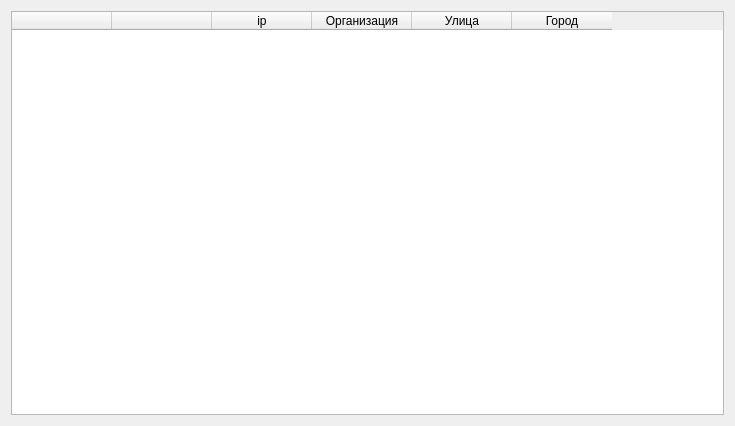
<?xml version="1.0" encoding="UTF-8"?>
<ui version="4.0">
 <class>Form</class>
 <widget class="QWidget" name="Form">
  <property name="geometry">
   <rect>
    <x>0</x>
    <y>0</y>
    <width>735</width>
    <height>426</height>
   </rect>
  </property>
  <property name="minimumSize">
   <size>
    <width>735</width>
    <height>426</height>
   </size>
  </property>
  <property name="windowTitle">
   <string>Настройка ip</string>
  </property>
  <property name="windowIcon">
   <iconset resource="res.qrc">
    <normaloff>:/ico/Python.ico</normaloff>:/ico/Python.ico</iconset>
  </property>
  <layout class="QGridLayout" name="gridLayout">
   <item row="0" column="0">
    <widget class="QTableWidget" name="tableWidget">
     <column>
      <property name="text">
       <string/>
      </property>
     </column>
     <column>
      <property name="text">
       <string/>
      </property>
     </column>
     <column>
      <property name="text">
       <string>ip</string>
      </property>
     </column>
     <column>
      <property name="text">
       <string>Организация</string>
      </property>
     </column>
     <column>
      <property name="text">
       <string>Улица</string>
      </property>
     </column>
     <column>
      <property name="text">
       <string>Город</string>
      </property>
     </column>
    </widget>
   </item>
  </layout>
 </widget>
 <resources>
  <include location="res.qrc"/>
 </resources>
 <connections/>
</ui>
